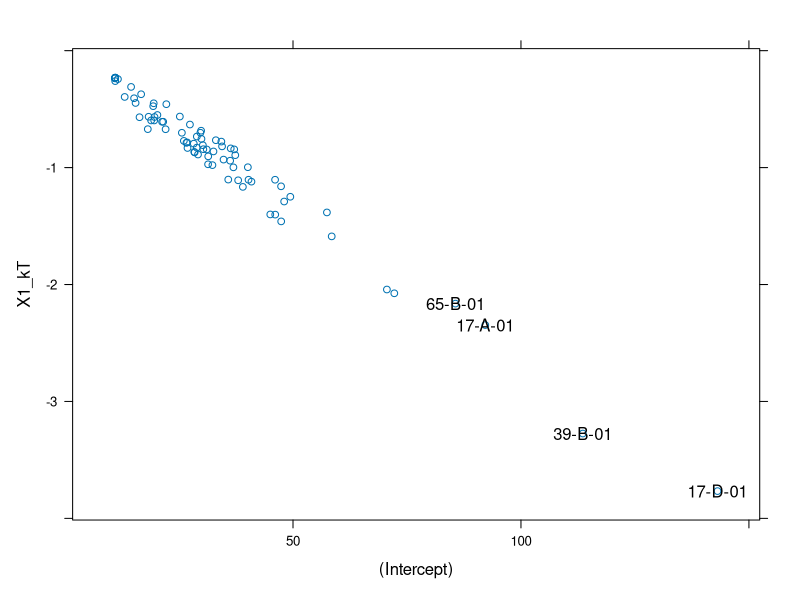
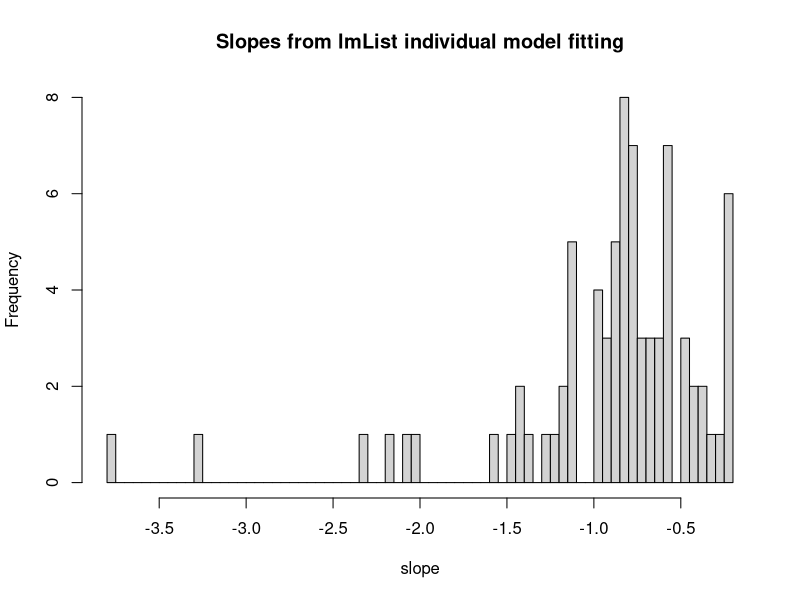
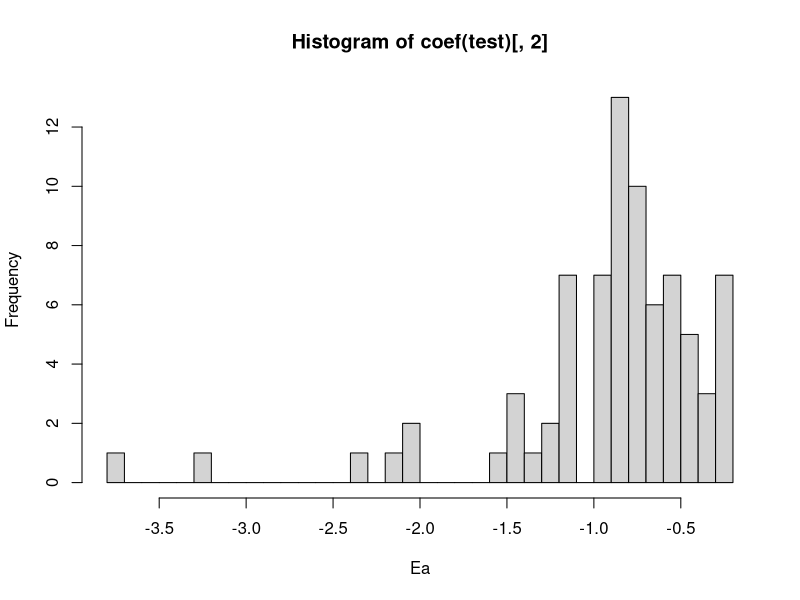

Generate these figures, in order, with R:
#mixed effects model to determine activation energies for anaerobic organisms

library(nlme)

mdata<-read.csv("analysis_data.csv")
mdata2<-mdata[,c("Dataset","X1_kT","ln_rate")]

acten<-groupedData(ln_rate~X1_kT|Dataset, mdata2, order.groups=FALSE)
test<-lmList(ln_rate~X1_kT|Dataset, data=mdata2, na.action=na.omit)
pairs(test, id=0.05)

hist(coef(test)[,2], breaks=100, xlab='slope', main = 'Slopes from lmList individual model fitting')

#import coefficient data from above groupedData as csv

cdata<-read.csv("coef_data.csv")

hist(coef(test)[,2],breaks=30,xlab="Ea")
